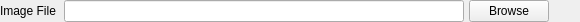
<?xml version="1.0" encoding="UTF-8"?>
<ui version="4.0">
 <class>ImageSourceToolbar</class>
 <widget class="QWidget" name="ImageSourceToolbar">
  <property name="geometry">
   <rect>
    <x>0</x>
    <y>0</y>
    <width>580</width>
    <height>22</height>
   </rect>
  </property>
  <property name="sizePolicy">
   <sizepolicy hsizetype="Preferred" vsizetype="Preferred">
    <horstretch>0</horstretch>
    <verstretch>0</verstretch>
   </sizepolicy>
  </property>
  <property name="minimumSize">
   <size>
    <width>0</width>
    <height>22</height>
   </size>
  </property>
  <property name="windowTitle">
   <string notr="true">Form</string>
  </property>
  <layout class="QHBoxLayout" name="horizontalLayout" stretch="0,0,1,0,0">
   <property name="spacing">
    <number>5</number>
   </property>
   <property name="leftMargin">
    <number>0</number>
   </property>
   <property name="topMargin">
    <number>0</number>
   </property>
   <property name="rightMargin">
    <number>0</number>
   </property>
   <property name="bottomMargin">
    <number>0</number>
   </property>
   <item>
    <widget class="QLabel" name="pathLabel">
     <property name="sizePolicy">
      <sizepolicy hsizetype="Maximum" vsizetype="Fixed">
       <horstretch>0</horstretch>
       <verstretch>0</verstretch>
      </sizepolicy>
     </property>
     <property name="minimumSize">
      <size>
       <width>0</width>
       <height>22</height>
      </size>
     </property>
     <property name="text">
      <string notr="true">Image File</string>
     </property>
     <property name="buddy">
      <cstring>path</cstring>
     </property>
    </widget>
   </item>
   <item>
    <spacer name="horizontalSpacer_2">
     <property name="orientation">
      <enum>Qt::Horizontal</enum>
     </property>
     <property name="sizeType">
      <enum>QSizePolicy::Fixed</enum>
     </property>
     <property name="sizeHint" stdset="0">
      <size>
       <width>3</width>
       <height>20</height>
      </size>
     </property>
    </spacer>
   </item>
   <item>
    <widget class="QLineEdit" name="path">
     <property name="minimumSize">
      <size>
       <width>100</width>
       <height>22</height>
      </size>
     </property>
     <property name="maximumSize">
      <size>
       <width>400</width>
       <height>16777215</height>
      </size>
     </property>
     <property name="text">
      <string notr="true"/>
     </property>
     <property name="readOnly">
      <bool>true</bool>
     </property>
    </widget>
   </item>
   <item>
    <widget class="QPushButton" name="browse">
     <property name="sizePolicy">
      <sizepolicy hsizetype="Preferred" vsizetype="Fixed">
       <horstretch>0</horstretch>
       <verstretch>0</verstretch>
      </sizepolicy>
     </property>
     <property name="minimumSize">
      <size>
       <width>0</width>
       <height>22</height>
      </size>
     </property>
     <property name="text">
      <string>Browse</string>
     </property>
    </widget>
   </item>
   <item>
    <spacer name="horizontalSpacer">
     <property name="orientation">
      <enum>Qt::Horizontal</enum>
     </property>
     <property name="sizeHint" stdset="0">
      <size>
       <width>0</width>
       <height>20</height>
      </size>
     </property>
    </spacer>
   </item>
  </layout>
 </widget>
 <resources/>
 <connections/>
</ui>
